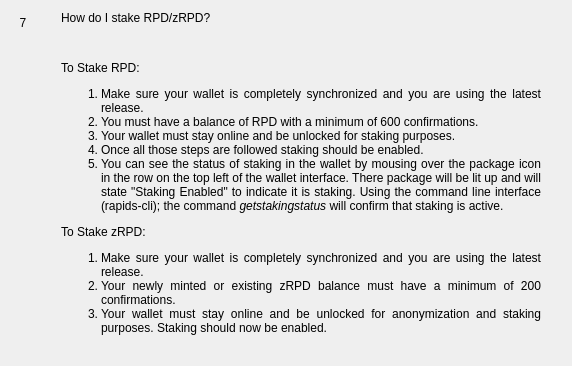
                  <widget class="QWidget" name="widgetFaq7" native="true">
                   <layout class="QHBoxLayout" name="horizontalpage_7" stretch="0,1">
                    <item alignment="Qt::AlignTop">
                     <widget class="QLabel" name="labelNumber7">
                      <property name="minimumSize">
                       <size>
                        <width>24</width>
                        <height>24</height>
                       </size>
                      </property>
                      <property name="maximumSize">
                       <size>
                        <width>16777215</width>
                        <height>24</height>
                       </size>
                      </property>
                      <property name="text">
                       <string>7</string>
                      </property>
                      <property name="alignment">
                       <set>Qt::AlignCenter</set>
                      </property>
                     </widget>
                    </item>
                    <item>
                     <layout class="QVBoxLayout" name="verticalLayoutpage_7">
                      <property name="leftMargin">
                       <number>20</number>
                      </property>
                      <property name="rightMargin">
                       <number>20</number>
                      </property>
                      <item>
                       <widget class="QLabel" name="labelSubtitle7">
                        <property name="text">
                         <string>How do I stake RPD/zRPD?</string>
                        </property>
                        <property name="wordWrap">
                         <bool>true</bool>
                        </property>
                       </widget>
                      </item>
                      <item>
                       <spacer name="verticalSpacer_70">
                        <property name="orientation">
                         <enum>Qt::Vertical</enum>
                        </property>
                        <property name="sizeType">
                         <enum>QSizePolicy::Fixed</enum>
                        </property>
                        <property name="sizeHint" stdset="0">
                         <size>
                          <width>20</width>
                          <height>30</height>
                         </size>
                        </property>
                       </spacer>
                      </item>
                      <item>
                       <widget class="QLabel" name="labelContent7">
                        <property name="text">
                         <string>
                           &lt;html&gt;&lt;head/&gt;&lt;body&gt;&lt;p align=&quot;justify&quot;&gt;
                           To Stake RPD:
                           &lt;/p&gt;&lt;p align=&quot;justify&quot;&gt;
                           &lt;ol&gt;&lt;li&gt;
                           Make sure your wallet is completely synchronized and you are using the latest release.
                           &lt;li&gt;
                           You must have a balance of RPD with a minimum of 600 confirmations.
                           &lt;li&gt;
                           Your wallet must stay online and be unlocked for staking purposes.
                           &lt;li&gt;
                           Once all those steps are followed staking should be enabled.
                           &lt;li&gt;
                           You can see the status of staking in the wallet by mousing over the package icon in the row on the top left of the wallet interface. There package will be lit up and will state &quot;Staking Enabled&quot; to indicate it is staking.  Using the command line interface (rapids-cli); the command &lt;i&gt;getstakingstatus&lt;/i&gt; will confirm that staking is active.
                           &lt;/li&gt;&lt;/ol&gt;
                           &lt;/p&gt;&lt;p align=&quot;justify&quot;&gt;
                           To Stake zRPD:
                           &lt;/p&gt;&lt;p align=&quot;justify&quot;&gt;
                           &lt;ol&gt;&lt;li&gt;
                           Make sure your wallet is completely synchronized and you are using the latest release.
                           &lt;li&gt;
                           Your newly minted or existing zRPD balance must have a minimum of 200 confirmations.
                           &lt;li&gt;
                           Your wallet must stay online and be unlocked for anonymization and staking purposes.
                           Staking should now be enabled.
                           &lt;/li&gt;&lt;/ol&gt;
                           &lt;/p&gt;&lt;/body&gt;&lt;/html&gt;
                         </string>
                        </property>
                        <property name="alignment">
                         <set>Qt::AlignLeading|Qt::AlignLeft|Qt::AlignTop</set>
                        </property>
                        <property name="wordWrap">
                         <bool>true</bool>
                        </property>
                       </widget>
                      </item>
                      <item>
                       <spacer name="verticalSpacer_71">
                        <property name="orientation">
                         <enum>Qt::Vertical</enum>
                        </property>
                        <property name="sizeHint" stdset="0">
                         <size>
                          <width>20</width>
                          <height>20</height>
                         </size>
                        </property>
                       </spacer>
                      </item>
                     </layout>
                    </item>
                   </layout>
                  </widget>
